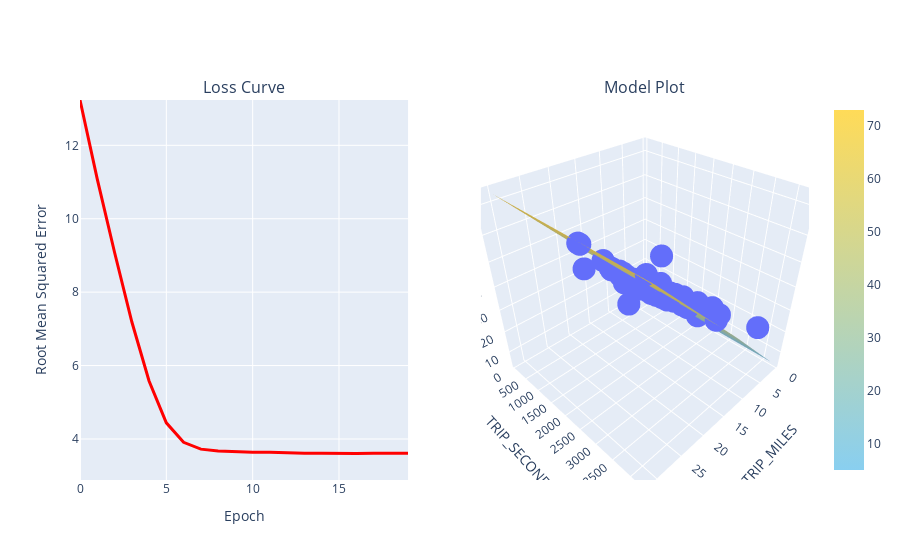

The code cell stored with this chart in its notebook:
### Code cell
#@title Code - Experiment 4

# The following variables are the hyperparameters.
learning_rate = 0.001
epochs = 20
batch_size = 50

training_df.loc[:, 'TRIP_MINUTES'] = training_df['TRIP_SECONDS']

features = ['TRIP_MILES', 'TRIP_SECONDS']
label = 'FARE'

model_2 = run_experiment(training_df, features, label, learning_rate, epochs, batch_size)

### Figure 1 — Plotly figure (JSON) as saved in the notebook; plotly's stock layout.template omitted (floating-point values rounded to 4 significant figures; data arrays with more than 128 entries replaced by an {"elided": "..."} marker saying what was removed)
{"data": [{"hovertemplate": "TRIP_MILES=%{x}<br>TRIP_SECONDS=%{y}<br>FARE=%{z}<extra></extra>", "legendgroup": "", "marker": {"color": "#636efa", "symbol": "circle"}, "mode": "markers", "name": "", "scene": "scene", "showlegend": false, "type": "scatter3d", "x": {"elided": "200 float values"}, "y": {"elided": "200 int values"}, "z": {"elided": "200 float values"}}, {"colorscale": [[0, "#89CFF0"], [1, "#FFDB58"]], "scene": "scene", "type": "surface", "x": [0.59, 12.84, 29.98], "y": [66.0, 2088.0, 4243.0], "z": [[5.076, 33.95, 72.99], [5.076, 33.95, 72.99], [5.076, 33.95, 72.99]]}, {"hovertemplate": "x=%{x}<br>y=%{y}<extra></extra>", "legendgroup": "", "line": {"color": "#ff0000", "dash": "solid", "width": 3}, "marker": {"symbol": "circle"}, "mode": "lines", "name": "", "orientation": "v", "showlegend": false, "type": "scatter", "x": [0, 1, 2, 3, 4, 5, 6, 7, 8, 9, 10, 11, 12, 13, 14, 15, 16, 17, 18, 19], "xaxis": "x", "y": [13.24, 11.08, 9.087, 7.193, 5.579, 4.439, 3.908, 3.723, 3.673, 3.649, 3.637, 3.635, 3.613, 3.61, 3.609, 3.603, 3.603, 3.614, 3.608, 3.61], "yaxis": "y"}], "layout": {"annotations": [{"font": {"size": 16}, "showarrow": false, "text": "Loss Curve", "x": 0.225, "xanchor": "center", "xref": "paper", "y": 1, "yanchor": "bottom", "yref": "paper"}, {"font": {"size": 16}, "showarrow": false, "text": "Model Plot", "x": 0.775, "xanchor": "center", "xref": "paper", "y": 1, "yanchor": "bottom", "yref": "paper"}], "scene": {"domain": {"x": [0.55, 1], "y": [0, 1]}, "xaxis": {"title": {"text": "TRIP_MILES"}}, "yaxis": {"title": {"text": "TRIP_SECONDS"}}, "zaxis": {"title": {"text": "FARE"}}}, "xaxis": {"anchor": "y", "domain": [0, 0.45], "title": {"text": "Epoch"}}, "yaxis": {"anchor": "x", "domain": [0, 1], "range": [2.882, 13.24], "title": {"text": "Root Mean Squared Error"}}}}
